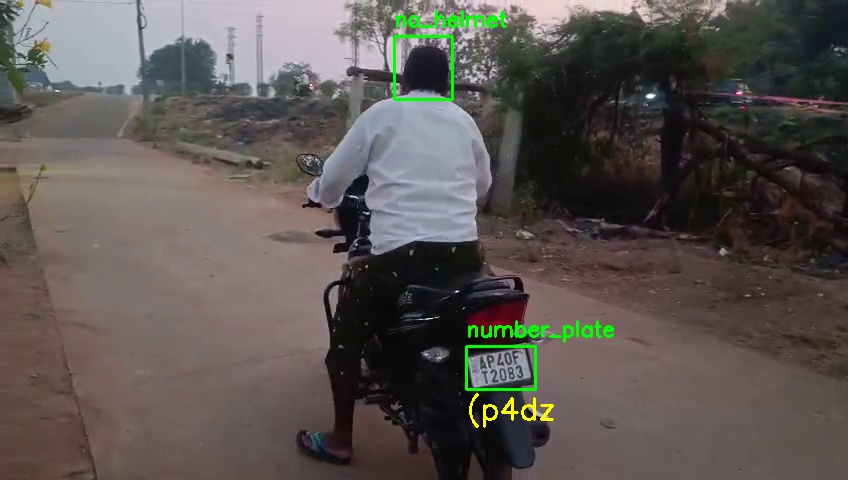
#> input picture violations/(p4dz_30.jpg, 848 x 480 px
$ python -i utils.py   (imports and definitions only)
#> lines starting #> are read from the running program, lines starting #| are printed output that depends on the picture; after the words box and inside, x2 and y2 are one past the last pixel; in counts of white or black regions, pixels touching at a corner belong together
#> further down, picture is the input picture: shape (480, 848, 3); mean B, G, R 81.9, 84.9, 91.4
import cv2
import re
import numpy as np

def preprocess_plate(img):

    gray = cv2.cvtColor(img, cv2.COLOR_BGR2GRAY)
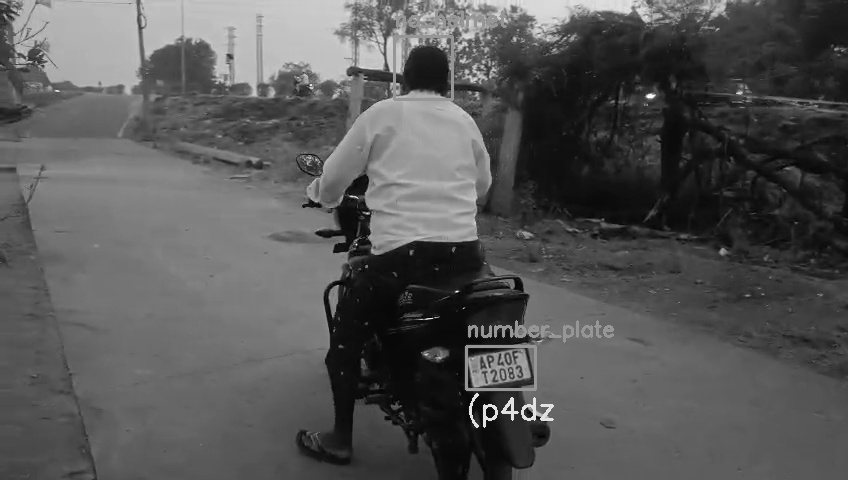
#> gray: shape (480, 848); min 0, max 254, mean 86.5

    gray = cv2.resize(gray, None, fx=3, fy=3,
                      interpolation=cv2.INTER_CUBIC)
#> gray: shape (1440, 2544)

    gray = cv2.GaussianBlur(gray,(5,5),0)

    gray = cv2.adaptiveThreshold(
        gray,
        255,
        cv2.ADAPTIVE_THRESH_GAUSSIAN_C,
        cv2.THRESH_BINARY,
        11,
        2
    )
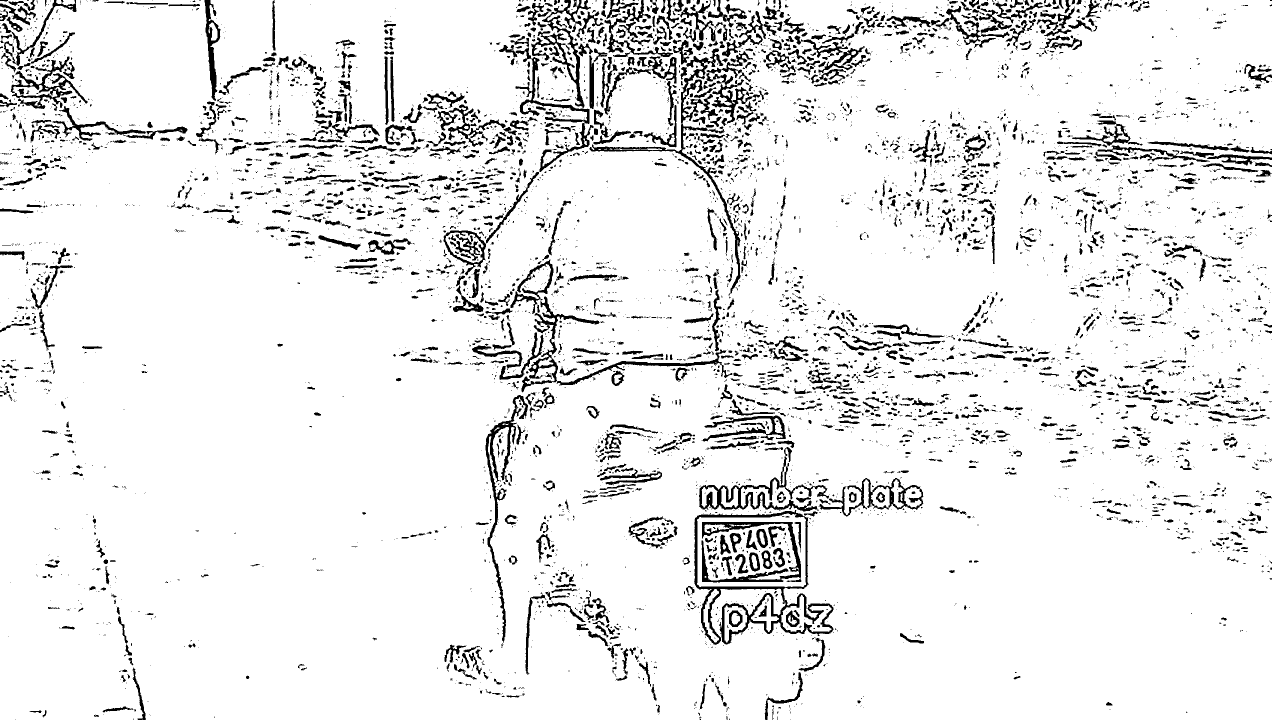
#> gray: shape (1440, 2544) (shown at 1/2 size); 91.9% white; 6887 black regions (5021 under 20 px), largest, box (x1, y1, x2, y2) and area: (1388, 1020, 1667, 1290) 9705, (998, 0, 1187, 344) 9068, (1179, 97, 1481, 591) 6963

    return gray


def clean_plate(text):

    text = text.upper()
    text = re.sub(r'[^A-Z0-9]', '', text)

    text = text.replace("O","0")
    text = text.replace("I","1")
    text = text.replace("Z","2")

    return text


def valid_plate(text):

    if len(text) >= 7 and len(text) <= 11:
        return True

    return False

>>> import cv2
>>> picture = cv2.imread('violations/(p4dz_30.jpg')
>>> result = preprocess_plate(picture)

$ run again, on violations/02904_2.jpg
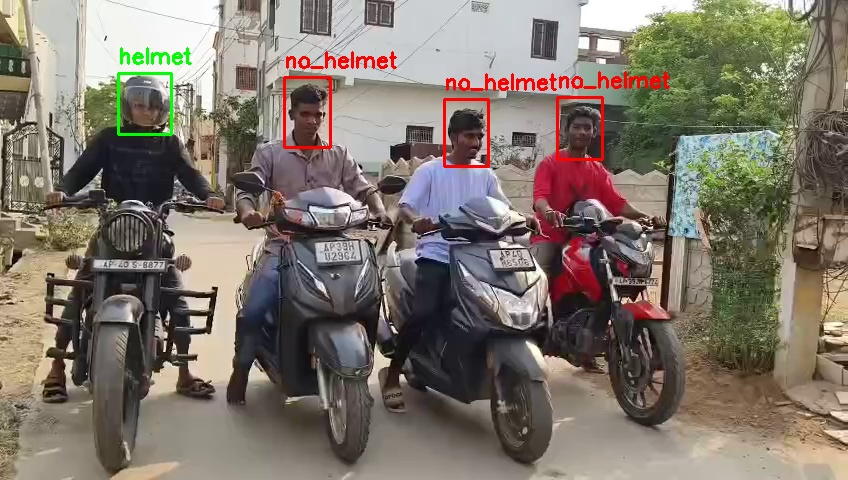
#> input picture violations/02904_2.jpg, 848 x 480 px
#> picture is the input picture: shape (480, 848, 3); mean B, G, R 107.6, 118.2, 127.4
#> in preprocess_plate, `gray = cv2.cvtColor(img, cv2.COLOR_BGR2GRAY)`:
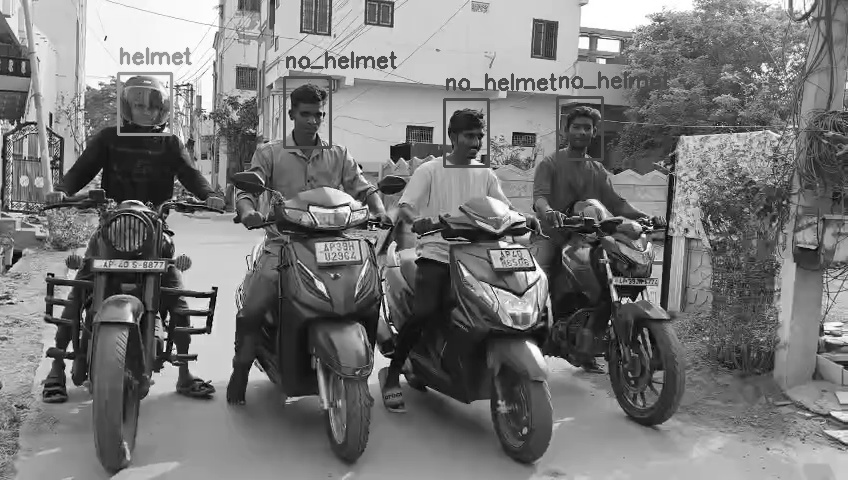
#> gray: shape (480, 848); min 0, max 255, mean 119.8
#> in preprocess_plate, `gray = cv2.adaptiveThreshold( gray, 255, cv2.ADAPTIVE_THRESH_GAUSSIAN_..`:
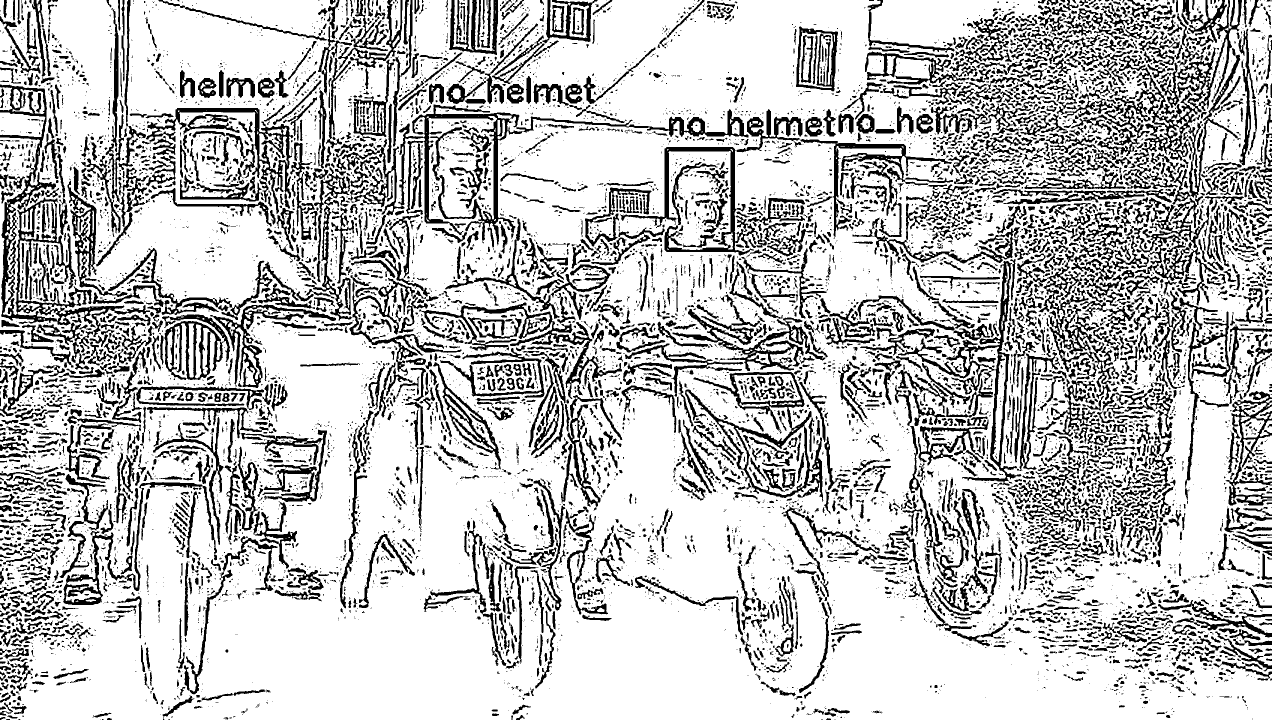
#> gray: shape (1440, 2544) (shown at 1/2 size); 76.3% white; 11122 black regions (7120 under 20 px), largest, box (x1, y1, x2, y2) and area: (0, 169, 300, 698) 18087, (2223, 0, 2484, 409) 18065, (796, 209, 1046, 491) 12360

$ run again, on violations/02962_27.jpg
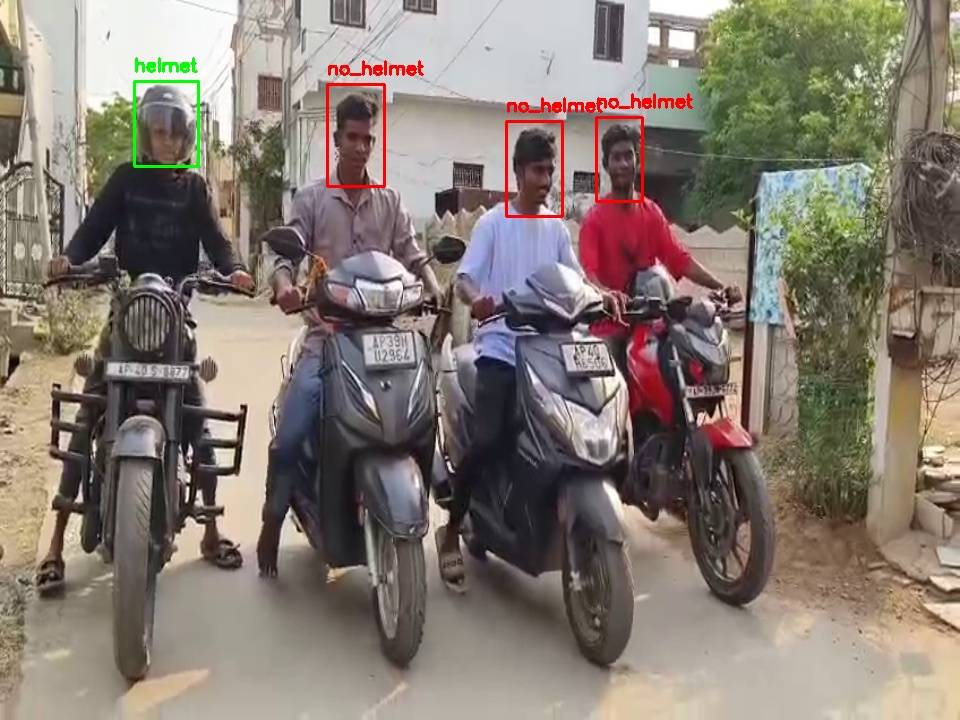
#> input picture violations/02962_27.jpg, 960 x 720 px
#> picture is the input picture: shape (720, 960, 3); mean B, G, R 114.5, 123.6, 134.1
#> in preprocess_plate, `gray = cv2.cvtColor(img, cv2.COLOR_BGR2GRAY)`:
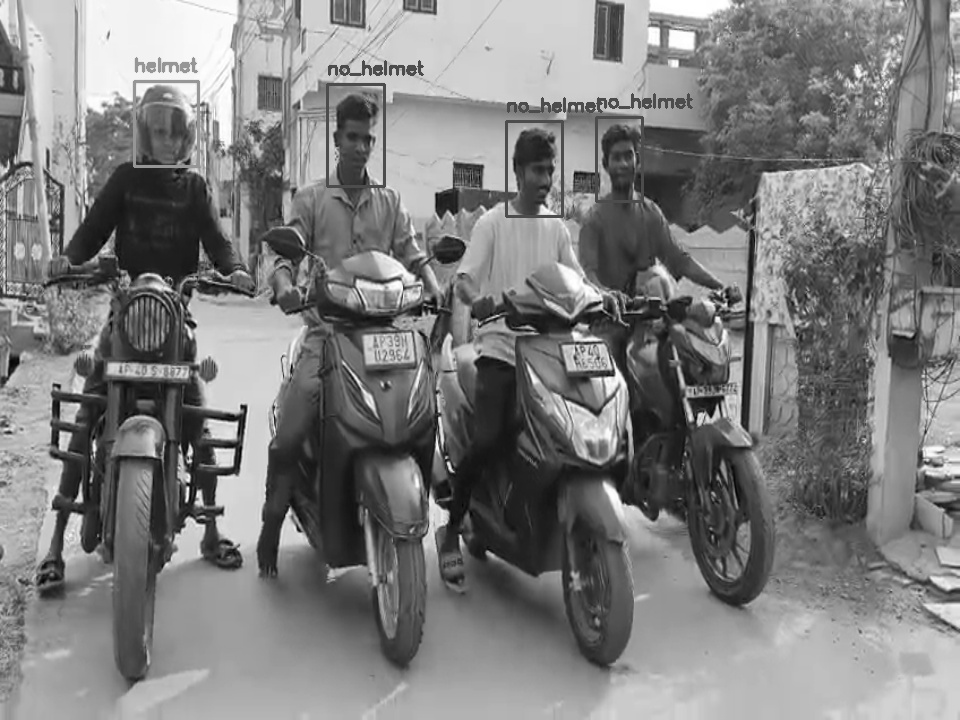
#> gray: shape (720, 960); min 1, max 255, mean 125.7
#> in preprocess_plate, `gray = cv2.adaptiveThreshold( gray, 255, cv2.ADAPTIVE_THRESH_GAUSSIAN_..`:
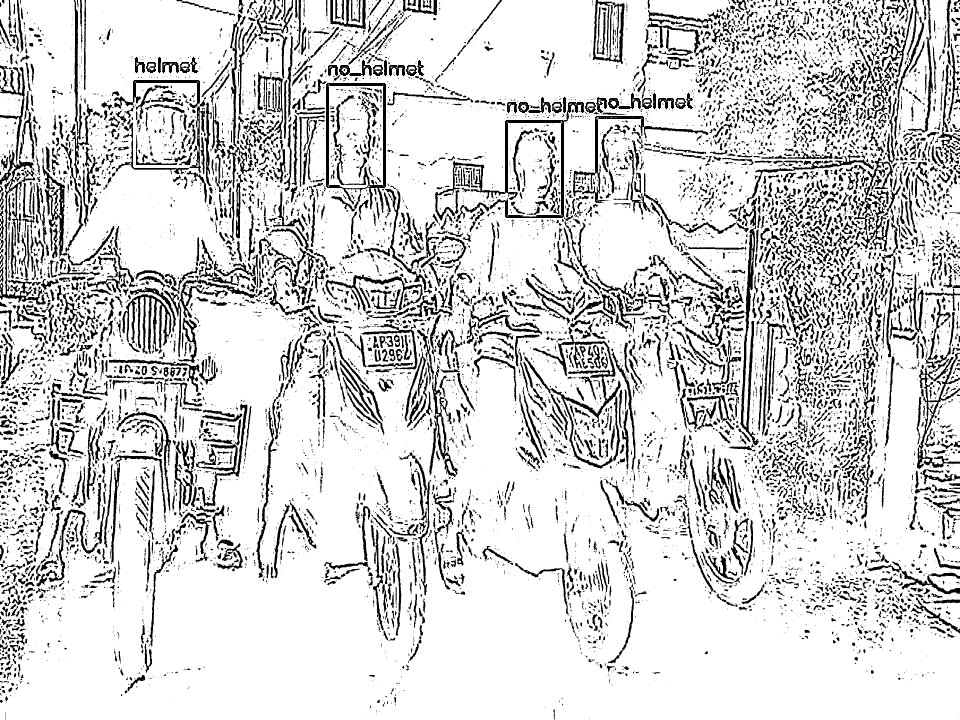
#> gray: shape (2160, 2880) (shown at 1/3 size); 83% white; 13163 black regions (8150 under 20 px), largest, box (x1, y1, x2, y2) and area: (1305, 306, 1753, 662) 14033, (0, 201, 137, 914) 12813, (1573, 1004, 1862, 1406) 12516

$ run again, on violations/02964_16-01-48.jpg
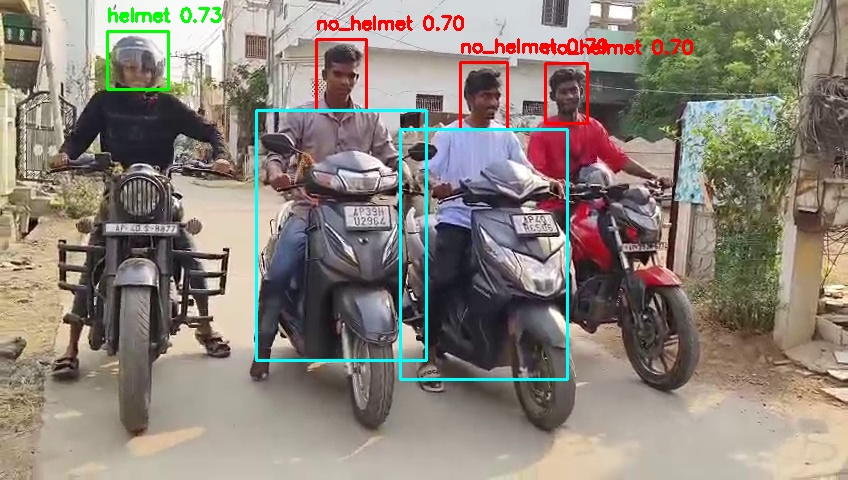
#> input picture violations/02964_16-01-48.jpg, 848 x 480 px
#> picture is the input picture: shape (480, 848, 3); mean B, G, R 121.3, 130.7, 139.4
#> in preprocess_plate, `gray = cv2.cvtColor(img, cv2.COLOR_BGR2GRAY)`:
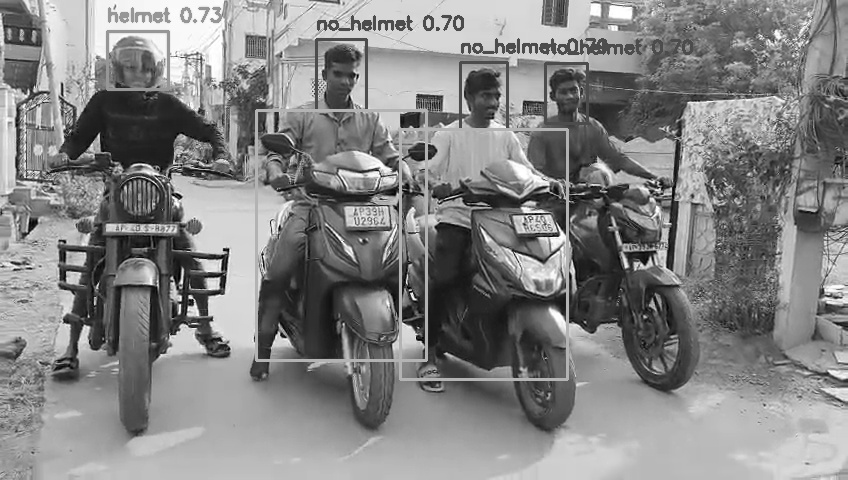
#> gray: shape (480, 848); min 0, max 255, mean 132.3
#> in preprocess_plate, `gray = cv2.adaptiveThreshold( gray, 255, cv2.ADAPTIVE_THRESH_GAUSSIAN_..`:
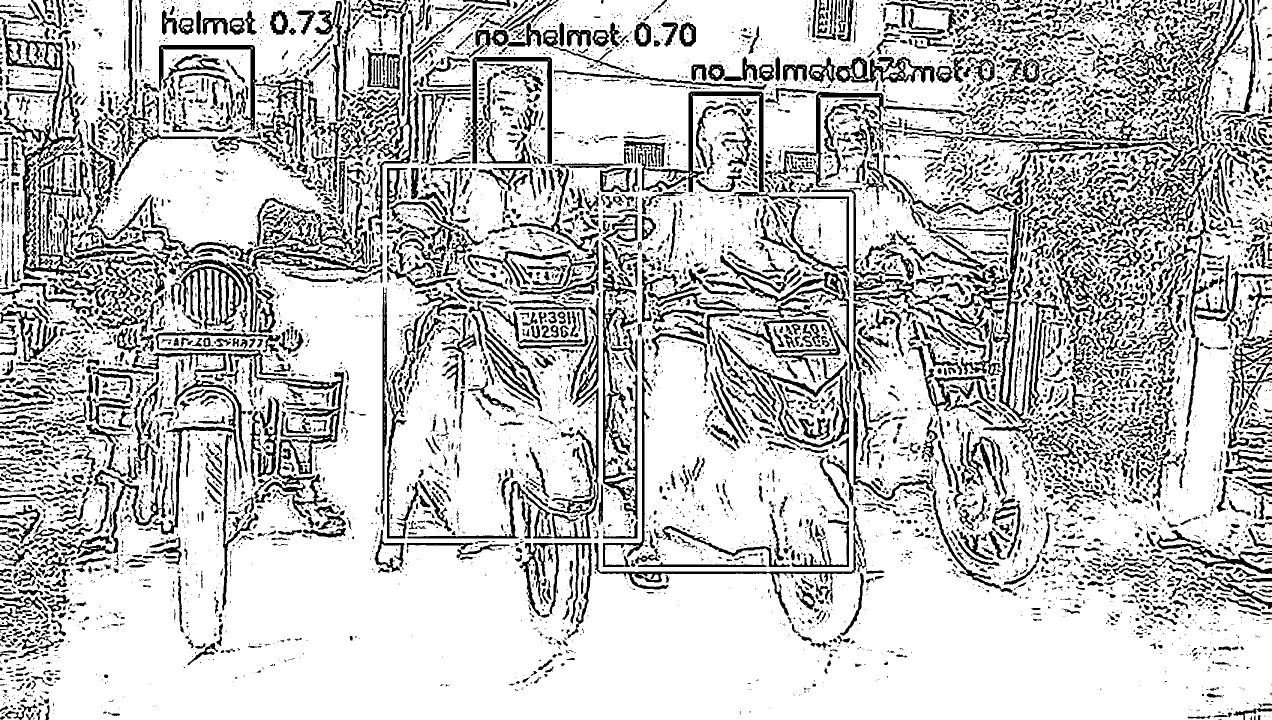
#> gray: shape (1440, 2544) (shown at 1/2 size); 77.1% white; 9556 black regions (5658 under 20 px), largest, box (x1, y1, x2, y2) and area: (7, 203, 194, 560) 12277, (1767, 309, 2099, 906) 11638, (1205, 540, 1276, 1039) 9370
